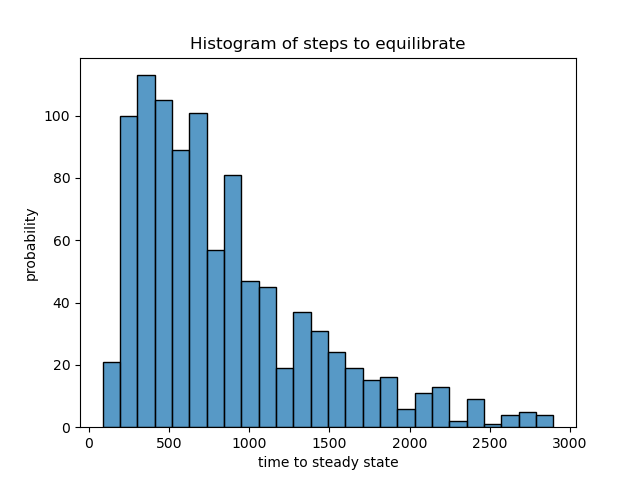

The Python source for this figure:
import sys
import time
import numpy as np
import seaborn as sns
import matplotlib.pyplot as plt

start = time.time()



def initialise(N, method):
    
    if method == 'random':
        arr = np.random.randint(0, 2, (N, N), dtype=int)
    
    elif method == 'oscillator':
        arr = np.zeros((N, N), dtype=int)
        arr[N//2, N//2-1:N//2+2] = 1
    
    elif method == 'glider':
        arr = np.zeros((N, N), dtype=int)
        arr[N//2-1, N//2] = 1
        arr[N//2, N//2+1] = 1
        arr[N//2+1, N//2-1:N//2+2] = 1

    return arr



def main():
    
    print(f"<run> <GOL.py> <N> <method>"
          f"methods = random, oscillator, glider")
    
    #constants/parameters
    method = 'random'
    N = 50
    n_simulations = 1000
    consider_equilibrated = 10
    max_steps = 3000
    show_anim = False
    show_plot = True
    steps_to_equil = np.array([], dtype=int)
    filename = 'GOL_data.txt'
    nsteps_other = 200
    coms = np.array([], dtype=float)
    vels = np.array([], dtype=float)


    
    if len(sys.argv) > 1:
        N = int(sys.argv[1])
        method = sys.argv[2]
        n_simulations = 1
        show_anim = True
        show_plot = False
        filename = 'user.txt'
        
        if method not in ['random', 'oscillator', 'glider']:
            print("invalid method")
            return
        
        
        if method != 'random':
            consider_equilibrated = nsteps_other
    
    
    outfile = open(filename, 'w')
    outfile.write("run_no steps_to_equilibrate")
    
    kernel = np.array([[1, 1, 1],
                       [1, 0, 1],
                       [1, 1, 1]])
    
    arr = np.empty([N, N])
    
    
    print(f"running {n_simulations} simulation(s)"
          f" with {N}x{N} grid and {method} initialisation")
    
    for n_sim in range(n_simulations):
        
        evol = np.array([], dtype=int)
        arr = initialise(N, method)
        evol = np.append(evol, [np.sum(arr)])
        equilibrated = False
        step = 0
        
        while not equilibrated:
            
            conv = convolve2d(arr, kernel, mode="same", boundary="wrap")
            
            #GOL conditions
            for i in range(N):
                for j in range(N):
                    if arr[i, j] == 1 and conv[i, j] < 2:
                        arr[i, j] = 0
                    elif arr[i, j] == 1 and 2 <= conv[i, j] <= 3:
                        pass
                    elif arr[i, j] == 1 and conv[i, j] > 3:
                        arr[i, j] = 0
                    elif arr[i, j] == 0 and conv[i, j] == 3:
                        arr[i, j] = 1
                    else:
                        pass

            step += 1
            evol = np.append(evol, [np.sum(arr)])
            
            #if equilibrated
            if np.all(evol[-consider_equilibrated:] == evol[-1]) \
                and step > consider_equilibrated:
                equilibrated = True
                steps_to_equil = np.append(steps_to_equil, [step - consider_equilibrated + 1])                
                print(f"steps to equilibrated: {steps_to_equil[-1]} in simulation {n_sim+1}")
        

            #skip long calculations
            if step > max_steps:
                print(f"simulation {n_sim} did not equilibrate")
                equilibrated = True
            
            if show_anim:
                plt.cla()
                im=plt.imshow(arr, animated=True)
                plt.text(1, -1, f"{method}, step: {step}")
                plt.draw()
                plt.pause(0.01)
            
            
            if method == 'glider':
                indices = np.argwhere(arr == 1)
                com = np.sum(indices, axis = 0)/(len(indices))
                coms = np.append(coms, com)
                            
        if method == 'glider':
            
            coms = coms.reshape(int(len(coms)/2), 2)
            com_mag = np.sqrt(coms[:, 0]**2 + coms[:, 1]**2)
            plt.figure()
            plt.scatter(x = range(len(com_mag)), y = com_mag)
            plt.xlabel("step")
            plt.ylabel("magnitude of com")
            plt.title("Centre of mass")
            plt.show()
                    
            for i in range(len(coms)-1):
                vel = (coms[i+1] - coms[i])
                vels = np.append(vels, vel)
            
            vels = vels.reshape(int(len(vels)/2), 2)
            vels = np.sqrt(vels[:, 0]**2 + vels[:, 1]**2)
            
            
            plt.figure()
            sns.scatterplot(x = range(len(vels)), y = vels)
            plt.xlabel("step")
            plt.ylabel("velocity [cells/step]")
            plt.title("Velocity")
            plt.show()
            
            iso_vel = vels[vels < 1]
            print(f"average velocity: {np.mean(iso_vel)} cells / step")
            
        #write to file
        outfile.write(f"{n_sim} {step}\n")
        
    if show_anim:
        plt.cla()
        im=plt.imshow(arr, animated=True)
        plt.text(1, -1, f"{method}, step: {step}")
        plt.draw()
        plt.show(block=True)
        
    if show_plot:	
        plt.figure()
        sns.histplot(steps_to_equil, bins = 26)
        plt.title("Histogram of steps to equilibrate")
        plt.xlabel("time to steady state")
        plt.ylabel("probability")
        plt.show()

    outfile.close()

main()




end = time.time()
# print(f"time = {end-start}")


#do we need to store data for glider runs
